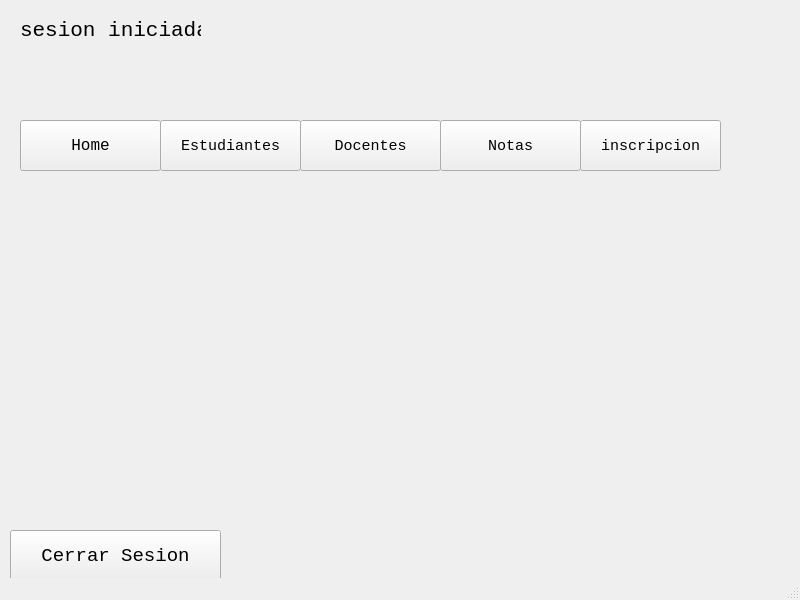
<?xml version="1.0" encoding="UTF-8"?>
<ui version="4.0">
 <class>MainWindow</class>
 <widget class="QMainWindow" name="MainWindow">
  <property name="geometry">
   <rect>
    <x>0</x>
    <y>0</y>
    <width>800</width>
    <height>600</height>
   </rect>
  </property>
  <property name="windowTitle">
   <string>MainWindow</string>
  </property>
  <widget class="QWidget" name="centralwidget">
   <widget class="QPushButton" name="pushButton">
    <property name="geometry">
     <rect>
      <x>10</x>
      <y>530</y>
      <width>211</width>
      <height>51</height>
     </rect>
    </property>
    <property name="font">
     <font>
      <family>Consolas</family>
      <pointsize>14</pointsize>
     </font>
    </property>
    <property name="text">
     <string>Cerrar Sesion</string>
    </property>
   </widget>
   <widget class="QLabel" name="label">
    <property name="geometry">
     <rect>
      <x>20</x>
      <y>10</y>
      <width>181</width>
      <height>41</height>
     </rect>
    </property>
    <property name="font">
     <font>
      <family>Consolas</family>
      <pointsize>16</pointsize>
     </font>
    </property>
    <property name="text">
     <string>sesion iniciada</string>
    </property>
   </widget>
   <widget class="QPushButton" name="pushButton_2">
    <property name="geometry">
     <rect>
      <x>20</x>
      <y>120</y>
      <width>141</width>
      <height>51</height>
     </rect>
    </property>
    <property name="font">
     <font>
      <family>Consolas</family>
      <pointsize>12</pointsize>
     </font>
    </property>
    <property name="text">
     <string>Home</string>
    </property>
   </widget>
   <widget class="QPushButton" name="pushButton_3">
    <property name="geometry">
     <rect>
      <x>160</x>
      <y>120</y>
      <width>141</width>
      <height>51</height>
     </rect>
    </property>
    <property name="font">
     <font>
      <family>Consolas</family>
      <pointsize>11</pointsize>
     </font>
    </property>
    <property name="text">
     <string>Estudiantes</string>
    </property>
   </widget>
   <widget class="QPushButton" name="pushButton_4">
    <property name="geometry">
     <rect>
      <x>300</x>
      <y>120</y>
      <width>141</width>
      <height>51</height>
     </rect>
    </property>
    <property name="font">
     <font>
      <family>Consolas</family>
      <pointsize>11</pointsize>
     </font>
    </property>
    <property name="text">
     <string>Docentes</string>
    </property>
   </widget>
   <widget class="QPushButton" name="pushButton_5">
    <property name="geometry">
     <rect>
      <x>440</x>
      <y>120</y>
      <width>141</width>
      <height>51</height>
     </rect>
    </property>
    <property name="font">
     <font>
      <family>Consolas</family>
      <pointsize>11</pointsize>
     </font>
    </property>
    <property name="text">
     <string>Notas</string>
    </property>
   </widget>
   <widget class="QPushButton" name="pushButton_6">
    <property name="geometry">
     <rect>
      <x>580</x>
      <y>120</y>
      <width>141</width>
      <height>51</height>
     </rect>
    </property>
    <property name="font">
     <font>
      <family>Consolas</family>
      <pointsize>11</pointsize>
     </font>
    </property>
    <property name="text">
     <string>inscripcion</string>
    </property>
   </widget>
  </widget>
  <widget class="QStatusBar" name="statusbar"/>
 </widget>
 <resources/>
 <connections/>
</ui>
